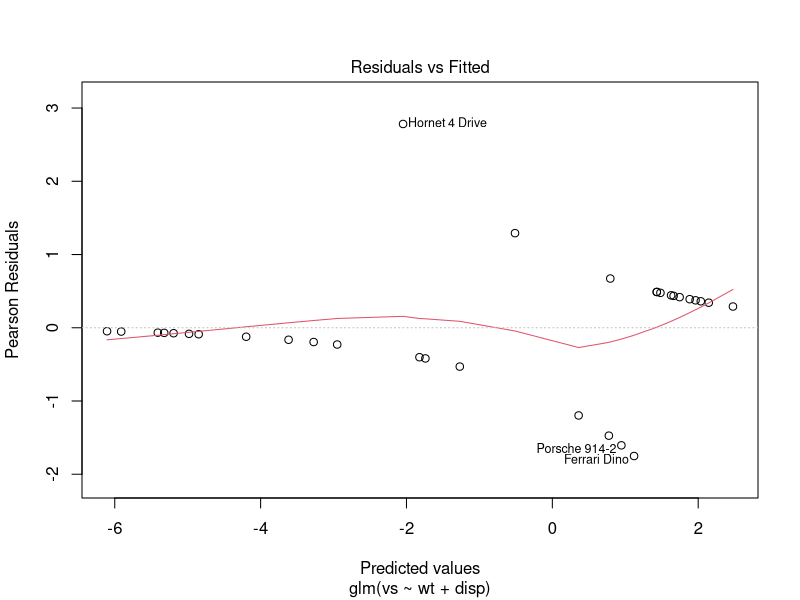
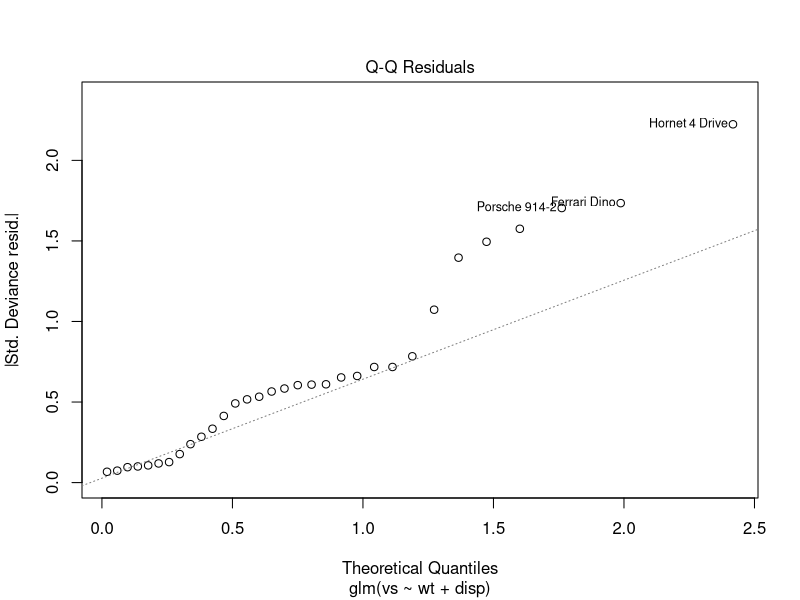
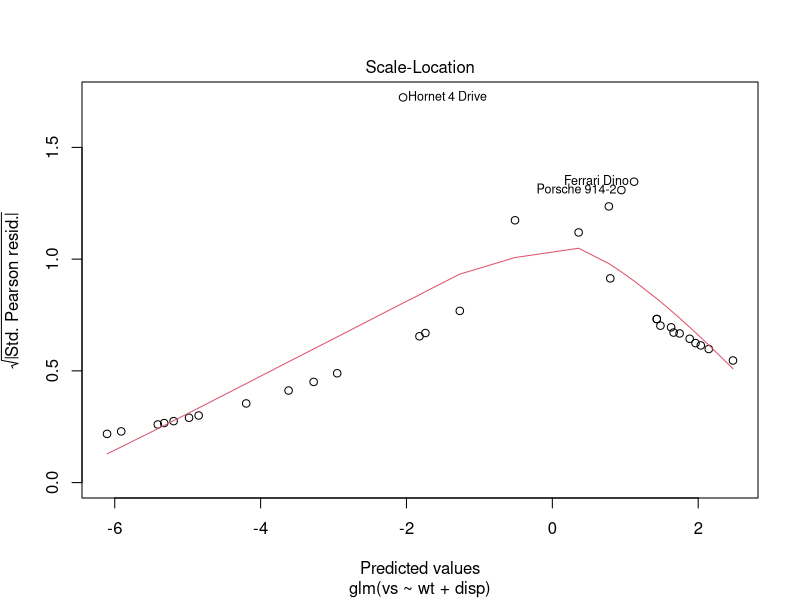
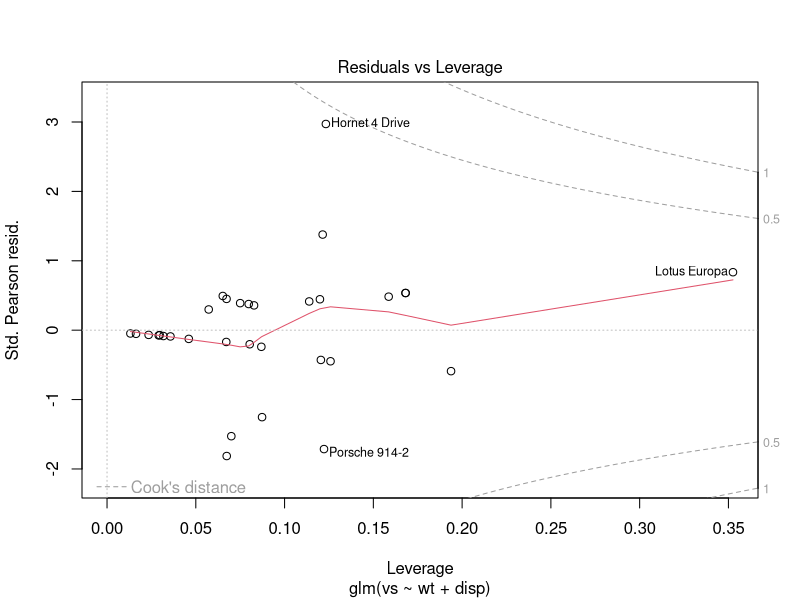
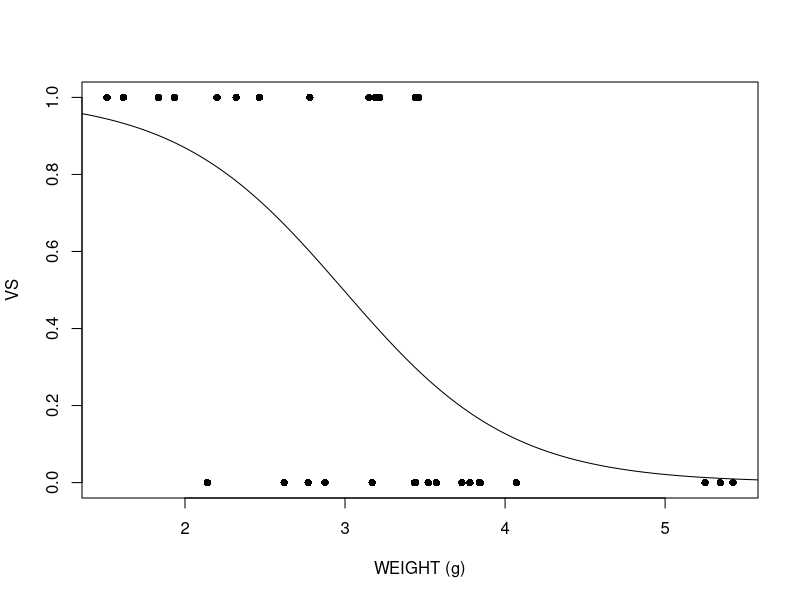
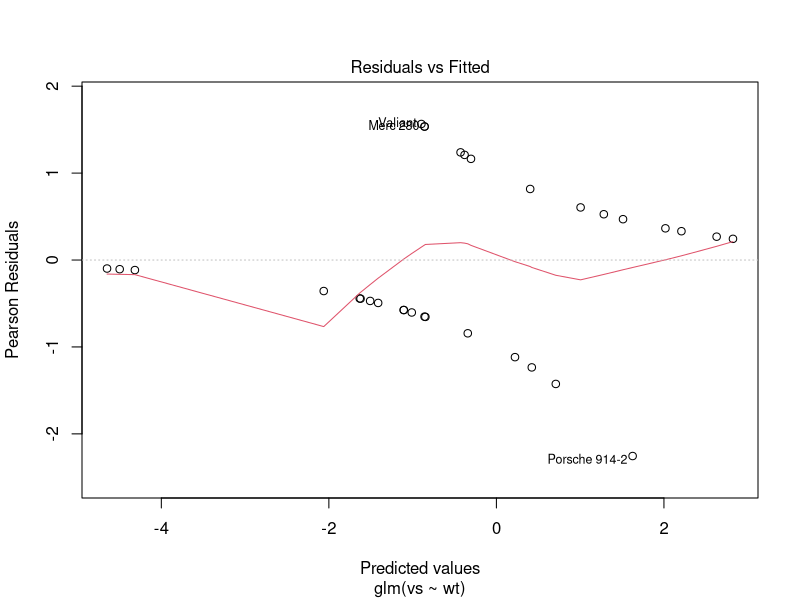
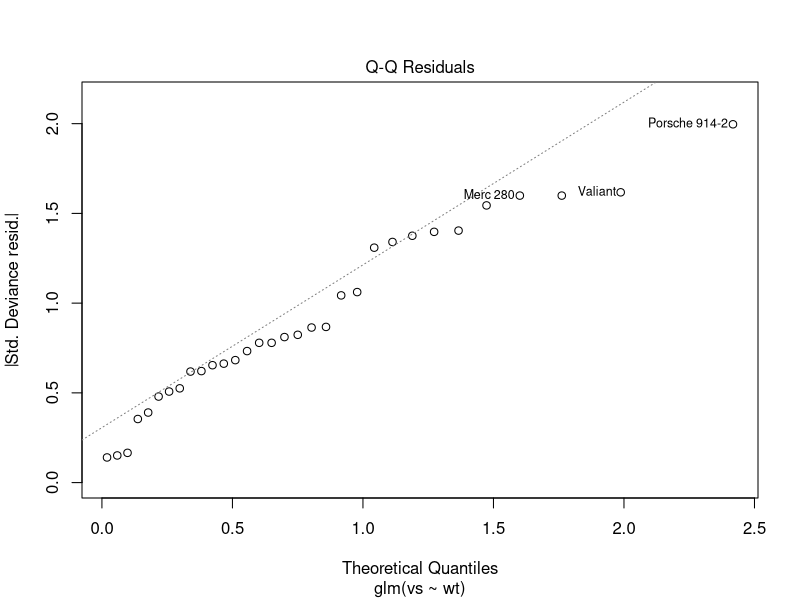
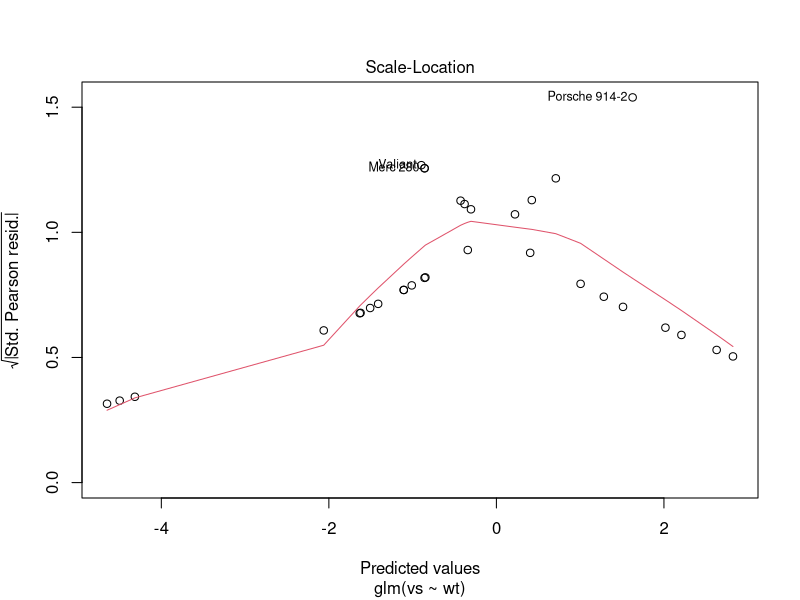

The R source for these figures, in order:
#GLMs in R (adapted from the analysis factor)

#Ordinary Least Squares regression provides linear models of continuous variables. However, much data of interest to statisticians and researchers are not continuous and so other methods must be used to create useful predictive models.

#The glm() command is designed to perform generalized linear models (regressions) on binary outcome data, count data, probability data, proportion data and many other data types.

#In the mtcars data set, the variable "vs" indicates if a car has a V engine or a straight engine. In this dataset, cars either have a V engine or they have a straight engine (data is binary)

#We want to create a model that helps us to predict the probability of a vehicle having a V engine or a straight engine given a weight of 2100 lbs and engine displacement of 180 cubic inches.


#let's start by exploring our data
str(mtcars)
summary(mtcars)

#running a binomial glm with logit link 
model <- glm(formula= vs ~ wt + disp, data=mtcars, family=binomial)
#most commonly used link function for binary data (yes or no) is a logit link. This is the default link function used in binomial regression using the glm command

??glm
#read the help file to learn about how the glm function is parameterized

summary(model) #looking at summary

#this is what the summary looks like
#Call:
#glm(formula = vs ~ wt + disp, family = binomial, data = mtcars)

#Deviance Residuals:
#Min        1Q    Median        3Q       Max
#-1.67506  -0.28444  -0.08401   0.57281   2.08234

#Coefficients:
            #Estimate  Std. Error z value  Pr(>|z|)
#(Intercept)  1.60859    2.43903   0.660    0.510
#wt           1.62635    1.49068   1.091    0.275
#disp        -0.03443    0.01536  -2.241    0.025 *
#---
#Signif. codes: 0 ‘***’ 0.001 ‘**’ 0.01 ‘*’ 0.05 ‘.’ 0.1 ‘ ’ 1

#(Dispersion parameter for binomial family taken to be 1)

#Null deviance: 43.86 on 31 degrees of freedom
#Residual deviance: 21.40 on 29 degrees of freedom
#AIC: 27.4

#Number of Fisher Scoring iterations: 6

#Weight influences vs positively, while displacement has a slightly negative effect. Note:  In summary, under coefficients, slope coefficient for wt is positive while slope coefficient for disp is negative

#The slope coefficient of weight is non-significant (p > 0.05), while the coefficient of displacement is significant (p <0.025)

#Note that coefficients of slope and intercept are in units called logit

#examine the diagnostic plots for the glm (using the plot() command)
plot(model)
#which of these four plots should be ignored
#The normal qq plot should be ignored because it is used for testing normality and in our case the 
#The response variable is categorical and we are using logistic regression to predictt the categories
#hence the distribution of the response variable will be binomial.

# do the residual versus fitted and scale versus location plot show homoscedasticity (no trend in prediction error as the value of the explanatory variables increases)
#The residual vs fitted plot isn't completely random as in linear regression. 
#We can see there are two separate groups of points following some sort of a pattern.

#The scale vs location plot shows some sort of trend such that the residual values increase as the predicted
#values increase and after a certain point both of them start to decrease.

#Hence, both of the plots show there is heteroscedaticity.

#are there any outliers?
#There are no outliers although the data point Hornet 4 Drive is quite 
#close to the upper dashed line of COok's Distance

#Let's plot observed data alongside predicted data
#model with only wt as explanatory variable
model_weight <-glm(formula = vs ~ wt, family = binomial, data = mtcars)
summary(model_weight)

#To plot our model we need a range of values of weight for which to produce fitted values. 
range(mtcars$wt)
#what is the range of wt?

#creating a sequence of values from 0 to 6 (representing the range of wt) in intervals of 0.01
xweight <- seq(0, 6, 0.01)

#using the predict() function to create the model for all of the values of xweight.
yweight <- predict(model_weight, list(wt = xweight),type="response")

#plotting data
plot(mtcars$wt, mtcars$vs, pch = 16, xlab = "WEIGHT (g)", ylab = "VS")
#adding the line of best fit from the model
lines(xweight, yweight)

#what does this plot show you?
#The plot shows that the smaller the weight the higher the probability of the car having v engine

#check the diagnostics plots for this glm? Are the assumptions of glms being met?
plot(model_weight)
#The residuals vs fitted plot shows that the points are not randomly spread which means there is heteroscedasticity

#The normal QQ plot would be irrelevant because it is used for checking normality the points are close to the line
#But it seems that they donot satisfy normality which is fine because GLMS allow the distribution of response to be non-normal
#and allows distribution to be from the exponential family of distributions. Our distribution would be binomial because we 
#are cheking if the car has a v engine or not.

#The scale location plot shows a pattern so from -4 to 0 the as the predicted values increase the values of 
#residuals also increases but after a point as the predicted values increase the residuals increase and decrease both
#hence it seems there in homoscedasticity from the residual and fitted plot and scale and location plots.
#As per this link: https://online.stat.psu.edu/stat504/node/216/
#Homoscedasticity does not to be necessarily satisfied for glms

#The residuals vs leverage plot shows there are no outliers as the dashed line for cook's distance is
#not appearing and no point is outside the dashed line

#None of the assumptions of glms seem to be violated.

#Build a separate model for explaining vs using displacement. 
#examine the summary of the model. What does the summary tell you?
model_disp <- glm(formula = vs ~ disp, family = binomial, data = mtcars)
summary(model_disp)

#Using the procedure shown above, plot the predicted values from this model with the observed data.
xdisp <- seq(70, 500, 0.01)
ydisp <- predict(model_disp, list(disp = xdisp),type="response")
#plotting data
plot(mtcars$disp, mtcars$vs, pch = 16, xlab = "Disp", ylab = "VS")
#adding the line of best fit from the model
lines(xdisp, ydisp)

#what does this plot show you?

#The plot shows the smaller the displacement the higher would be the probability of the car having v engine


#check the diagnostic plots for this glm? Are the assumptions of the glms being met?
plot(model_disp)

#The residuals vs fitted plot shows that the points are not randomly spread which means there is heteroscedasticity

#The normal QQ plot would be irrelevant because it is used for checking normality the points are close to the line
#But it seems that they donot satisfy normality which is fine because GLMS allow the distribution of response to be non-normal
#and allows distribution to be from the exponential family of distributions. Our distribution would be binomial because we 
#are cheking if the car has a v engine or not.

#The scale location plot shows a pattern so from -4 to 0 the as the predicted values increase the values of 
#residuals also increases but after a point as the predicted values increase the residuals increase and decrease both
#hence it seems there is no homoscedasticity from the residual and fitted plot and scale and location plots.
#As per this link: https://online.stat.psu.edu/stat504/node/216/
#Homoscedasticity does not to be necessarily satisfied for glms

#The residuals vs leverage plot shows there are no outliers as the dashed line for cook's distance is
#not appearing and no point is outside the dashed line

#None of the assumptions seem to be violated.


